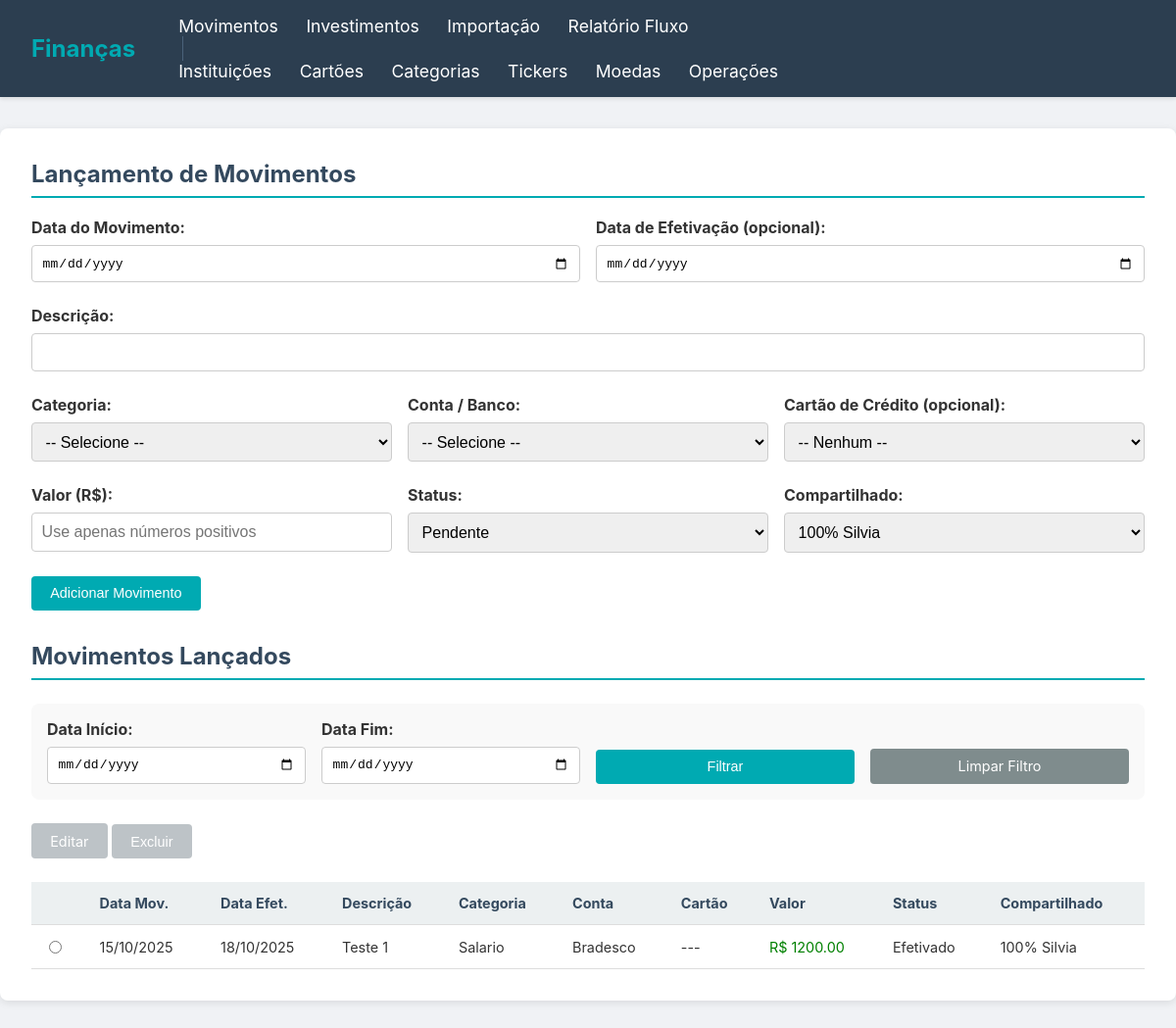
The page /movimentos on the database as committed earlier.
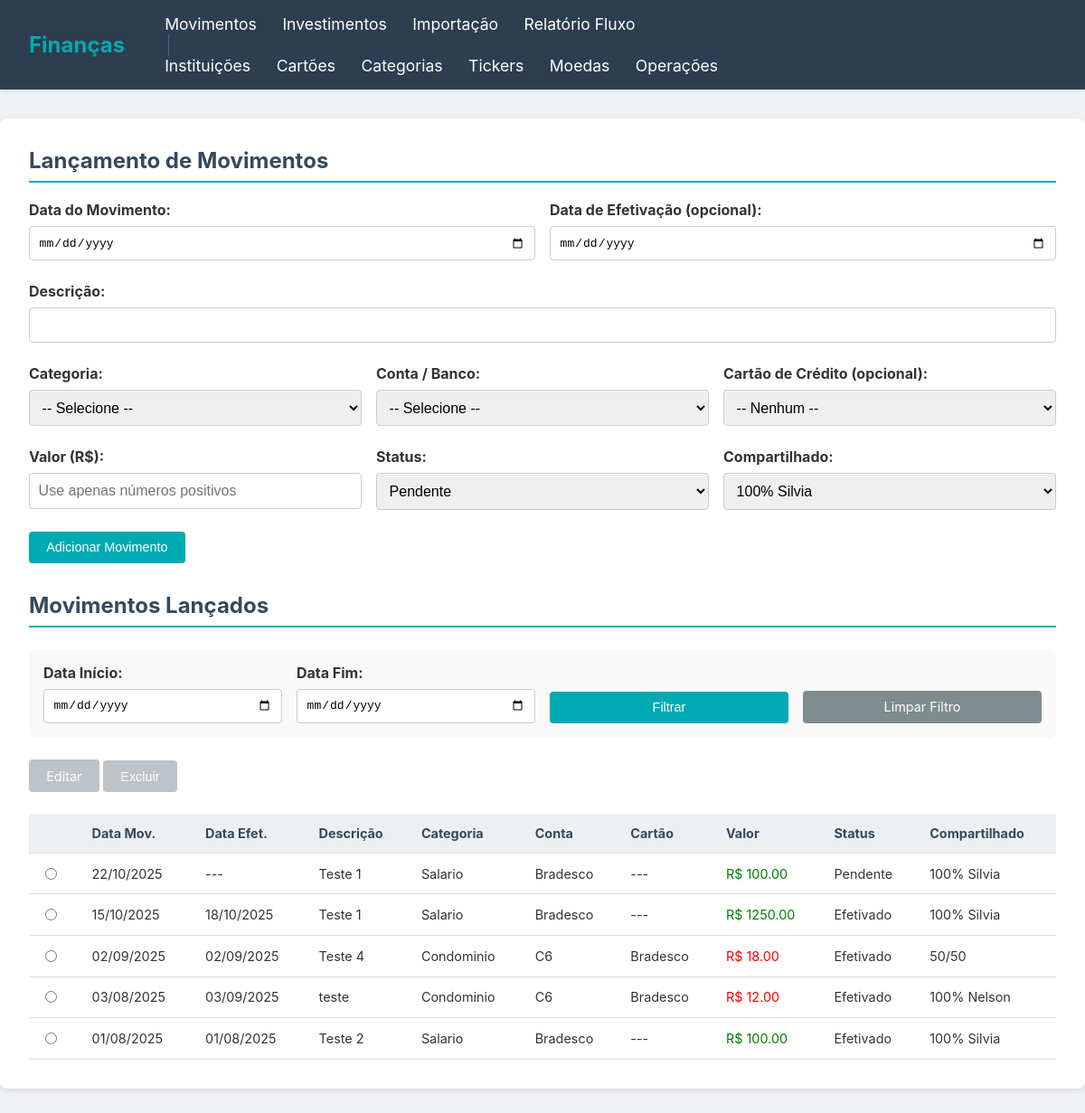
The same page on the database as committed later.
### tables this page shows
CREATE TABLE movimentos (
        id INTEGER PRIMARY KEY AUTOINCREMENT,
        data_movimento TEXT NOT NULL,
        data_efetivacao TEXT,
        descricao TEXT NOT NULL,
        categoria_id INTEGER NOT NULL,
        instituicao_id INTEGER NOT NULL,
        cartao_id INTEGER,
        valor REAL NOT NULL,
        status TEXT NOT NULL CHECK(status IN ('Pendente', 'Efetivado')),
        compartilhado TEXT NOT NULL CHECK(compartilhado IN ('100% Silvia', '100% Nelson', '50/50')),
        FOREIGN KEY (categoria_id) REFERENCES categorias (id),
        FOREIGN KEY (instituicao_id) REFERENCES instituicoes (id),
        FOREIGN KEY (cartao_id) REFERENCES cartoes_credito (id)
    );

CREATE TABLE categorias (
        id INTEGER PRIMARY KEY AUTOINCREMENT,
        descricao TEXT NOT NULL UNIQUE,
        tipo TEXT NOT NULL CHECK(tipo IN ('Receita', 'Despesa'))
    );

CREATE TABLE instituicoes (
        id INTEGER PRIMARY KEY AUTOINCREMENT,
        descricao TEXT NOT NULL UNIQUE
    );

CREATE TABLE cartoes_credito (
        id INTEGER PRIMARY KEY AUTOINCREMENT,
        descricao TEXT NOT NULL,
        instituicao_id INTEGER NOT NULL,
        vencimento INTEGER NOT NULL,
        limite REAL NOT NULL,
        FOREIGN KEY (instituicao_id) REFERENCES instituicoes (id)
    );

### app.py (the view)
@app.route('/movimentos')
def movimentos():
    conn = get_db_connection()
    data_inicio = request.args.get('data_inicio')
    data_fim = request.args.get('data_fim')
    base_query = '''
        SELECT
            m.id, strftime('%d/%m/%Y', m.data_movimento) as data_mov_formatada,
            strftime('%d/%m/%Y', m.data_efetivacao) as data_efet_formatada,
            m.descricao, m.valor, m.status, m.compartilhado,
            c.descricao as categoria_nome, cat.tipo as categoria_tipo,
            i.descricao as instituicao_nome, cc.descricao as cartao_nome
        FROM movimentos m
        JOIN categorias c ON m.categoria_id = c.id
        JOIN categorias cat ON m.categoria_id = cat.id
        JOIN instituicoes i ON m.instituicao_id = i.id
        LEFT JOIN cartoes_credito cc ON m.cartao_id = cc.id'''
    params = []
    where_clauses = []
    if data_inicio:
        where_clauses.append("m.data_movimento >= ?")
        params.append(data_inicio)
    if data_fim:
        where_clauses.append("m.data_movimento <= ?")
        params.append(data_fim)
    if where_clauses:
        base_query += " WHERE " + " AND ".join(where_clauses)
    base_query += " ORDER BY m.data_movimento DESC, m.id DESC"
    movimentos_list = conn.execute(base_query, params).fetchall()
    categorias_list = conn.execute('SELECT * FROM categorias ORDER BY descricao').fetchall()
    instituicoes_list = conn.execute('SELECT * FROM instituicoes ORDER BY descricao').fetchall()
    cartoes_list = conn.execute('SELECT * FROM cartoes_credito ORDER BY descricao').fetchall()
    conn.close()
    return render_template('movimentos.html', movimentos=movimentos_list, categorias=categorias_list,
                           instituicoes=instituicoes_list, cartoes=cartoes_list,
                           data_inicio=data_inicio, data_fim=data_fim)

### app.py (called while the page is built)
def get_db_connection():
    conn = sqlite3.connect(DATABASE, detect_types=sqlite3.PARSE_DECLTYPES | sqlite3.PARSE_COLNAMES)
    conn.execute("PRAGMA journal_mode=WAL")
    conn.row_factory = sqlite3.Row
    return conn

### templates/movimentos.html (shortened to what this page needs)
{% extends "base.html" %}
{% block content %}
    <h2>Lançamento de Movimentos</h2>
    <form method="POST" action="{{ url_for('add_movimento') }}">
        <div style="display: grid; grid-template-columns: 1fr 1fr; gap: 1rem;">
            <div class="form-group"><label for="data_movimento">Data do Movimento:</label><input type="date" name="data_movimento" required></div>
            <div class="form-group"><label for="data_efetivacao">Data de Efetivação (opcional):</label><input type="date" name="data_efetivacao"></div>
        </div>
        <div class="form-group"><label for="descricao">Descrição:</label><input type="text" name="descricao" required autocomplete="off"></div>
        <div style="display: grid; grid-template-columns: 1fr 1fr 1fr; gap: 1rem;">
            <div class="form-group"><label for="categoria_id">Categoria:</label><select name="categoria_id" required><option value="">-- Selecione --</option></select></div>
            <div class="form-group"><label for="instituicao_id">Conta / Banco:</label><select name="instituicao_id" required><option value="">-- Selecione --</option></select></div>
            <div class="form-group"><label for="cartao_id">Cartão de Crédito (opcional):</label><select name="cartao_id"><option value="">-- Nenhum --</option></select></div>
        </div>
         <div style="display: grid; grid-template-columns: 1fr 1fr 1fr; gap: 1rem;">
            <div class="form-group"><label for="valor">Valor (R$):</label><input type="number" name="valor" step="0.01" min="0" required placeholder="Use apenas números positivos"></div>
             <div class="form-group"><label for="status">Status:</label><select name="status" required><option value="Pendente">Pendente</option><option value="Efetivado">Efetivado</option></select></div>
            <div class="form-group"><label for="compartilhado">Compartilhado:</label><select name="compartilhado" required><option value="100% Silvia">100% Silvia</option></select></div>
        </div>
        <button type="submit" class="btn btn-primary">Adicionar Movimento</button>
    </form>
    <h2 style="margin-top: 2rem;">Movimentos Lançados</h2>
    <form method="GET" action="{{ url_for('movimentos') }}" style="margin: 1.5rem 0; background-color: #f9f9f9; padding: 1rem; border-radius: 8px;">
        <div style="display: grid; grid-template-columns: 1fr 1fr 1fr 1fr; gap: 1rem; align-items: flex-end;">
            <div class="form-group" style="margin-bottom: 0;">
                <label for="data_inicio">Data Início:</label>
                <input type="date" name="data_inicio" value="{{ data_inicio or '' }}">
            </div>
            <div class="form-group" style="margin-bottom: 0;">
                <label for="data_fim">Data Fim:</label>
                <input type="date" name="data_fim" value="{{ data_fim or '' }}">
            </div>
            <button type="submit" class="btn btn-primary">Filtrar</button>
            <a href="{{ url_for('movimentos') }}" class="btn btn-secondary" style="text-align: center;">Limpar Filtro</a>
        </div>
    </form>
    <div class="action-buttons" style="margin-bottom: 1rem;">
        <a href="#" id="btn-editar" class="btn btn-secondary" disabled>Editar</a>
        <button type="submit" form="form-excluir" id="btn-excluir" class="btn btn-danger" disabled>Excluir</button>
    </div>
    <table style="font-size: 0.9em;">
        <thead>
            <tr>
                <th style="width: 5%;"></th>
                <th>Data Mov.</th>
                <th>Data Efet.</th>
                <th>Descrição</th>
                <th>Categoria</th>
                <th>Conta</th>
                <th>Cartão</th>
                <th>Valor</th>
                <th>Status</th>
                <th>Compartilhado</th>
            </tr>
        </thead>
        <tbody>
            {% for mov in movimentos %}
            <tr id="row-{{ mov.id }}">
                <td><input type="radio" name="selecionado" value="{{ mov.id }}" onchange="itemSelecionado(this, 'movimentos')"></td>
                <td>{{ mov.data_mov_formatada }}</td>
                <td>{{ mov.data_efet_formatada or '---' }}</td>
                <td>{{ mov.descricao }}</td>
                <td>{{ mov.categoria_nome }}</td>
                <td>{{ mov.instituicao_nome }}</td>
                <td>{{ mov.cartao_nome or '---' }}</td>
                <td style="color: {% if mov.categoria_tipo == 'Receita' %}green{% else %}red{% endif %};">
                    R$ {{ "%.2f"|format(mov.valor|abs) }}
                </td>
                <td>{{ mov.status }}</td>
                <td>{{ mov.compartilhado }}</td>
            </tr>
            {% else %}
            <tr><td colspan="10">Nenhum movimento encontrado para o período.</td></tr>
            {% endfor %}
        </tbody>
    </table>
{% endblock %}

### templates/base.html (shortened to what this page needs)
<!DOCTYPE html>
<html lang="pt-br">
<head>
</head>
<body>
    <nav class="navbar">
        <div class="navbar-brand">Finanças</div>
        <div class="navbar-links">
            <a href="{{ url_for('movimentos') }}">Movimentos</a>
            <a href="{{ url_for('investimentos') }}">Investimentos</a>
            <a href="{{ url_for('importar') }}">Importação</a>
            <a href="{{ url_for('relatorio_fluxo') }}">Relatório Fluxo</a> <div class="navbar-divider"></div>
            <a href="{{ url_for('instituicoes') }}">Instituições</a>
            <a href="{{ url_for('cartoes') }}">Cartões</a>
            <a href="{{ url_for('categorias') }}">Categorias</a>
            <a href="{{ url_for('tickers') }}">Tickers</a>
            <a href="{{ url_for('moedas') }}">Moedas</a>
            <a href="{{ url_for('operacoes') }}">Operações</a>
        </div>
    </nav>
    <main class="container">
        {% block content %}{% endblock %}
    </main>
</body>
</html>

### templates/base.html (style rules this page uses)
body { font-family: -apple-system, BlinkMacSystemFont, "Segoe UI", Roboto, "Helvetica Neue", Arial, sans-serif; background-color: #f0f2f5; color: #333; margin: 0; }
.navbar { background-color: #2c3e50; padding: 1rem 2rem; color: white; box-shadow: 0 2px 4px rgba(0,0,0,0.1); display: flex; align-items: center; }
.navbar-brand { font-size: 1.5em; font-weight: bold; color: #00aab2; margin-right: 2rem; }
.navbar-links a { color: white; text-decoration: none; margin: 0 0.75rem; font-size: 1.1em; }
.navbar-divider { border-left: 1px solid #4a627a; height: 25px; margin: 0 1rem; }
.container { padding: 2rem; max-width: 1200px; margin: 2rem auto; background-color: white; border-radius: 8px; box-shadow: 0 2px 8px rgba(0,0,0,0.1); }
h1, h2 { color: #34495e; border-bottom: 2px solid #00aab2; padding-bottom: 0.5rem; margin-top: 0; }
table { width: 100%; border-collapse: collapse; margin-top: 1.5rem; }
th, td { padding: 0.8rem; text-align: left; border-bottom: 1px solid #ddd; }
th { background-color: #ecf0f1; color: #34495e; }
.form-group { margin-bottom: 1.5rem; }
.form-group label { display: block; margin-bottom: 0.5rem; font-weight: bold; }
.form-group input, .form-group select { width: 100%; padding: 0.6rem; border: 1px solid #ccc; border-radius: 4px; font-size: 1em; box-sizing: border-box; }
.btn { padding: 0.6rem 1.2rem; border: none; border-radius: 4px; cursor: pointer; color: white; font-size: 0.9em; text-decoration: none; display: inline-block; }
.btn-primary { background-color: #00aab2; }
.btn-danger { background-color: #e74c3c; }
.btn-secondary { background-color: #7f8c8d; }
.btn[disabled] { background-color: #bdc3c7; cursor: not-allowed; }

Rows that differ between the two databases and show on the page:
added movimentos: data_mov_formatada "22/10/2025", data_efet_formatada "---", descricao "Teste 1", categoria_nome "Salario", instituicao_nome "Bradesco", cartao_nome "---", valor|abs "100.00", status "Pendente", compartilhado "100% Silvia"
changed movimentos (number 2 of 5 on the later page): valor|abs "1200.00" → "1250.00"
added movimentos: data_mov_formatada "02/09/2025", data_efet_formatada "02/09/2025", descricao "Teste 4", categoria_nome "Condominio", instituicao_nome "C6", descricao "Bradesco", valor|abs "18.00", status "Efetivado", compartilhado "50/50"
added movimentos: data_mov_formatada "03/08/2025", data_efetivacao "03/09/2025", descricao "teste", categoria_nome "Condominio", instituicao_nome "C6", descricao "Bradesco", valor|abs "12.00", status "Efetivado", compartilhado "100% Nelson"
added movimentos: data_mov_formatada "01/08/2025", data_efet_formatada "01/08/2025", descricao "Teste 2", categoria_nome "Salario", instituicao_nome "Bradesco", cartao_nome "---", valor|abs "100.00", status "Efetivado", compartilhado "100% Silvia"
